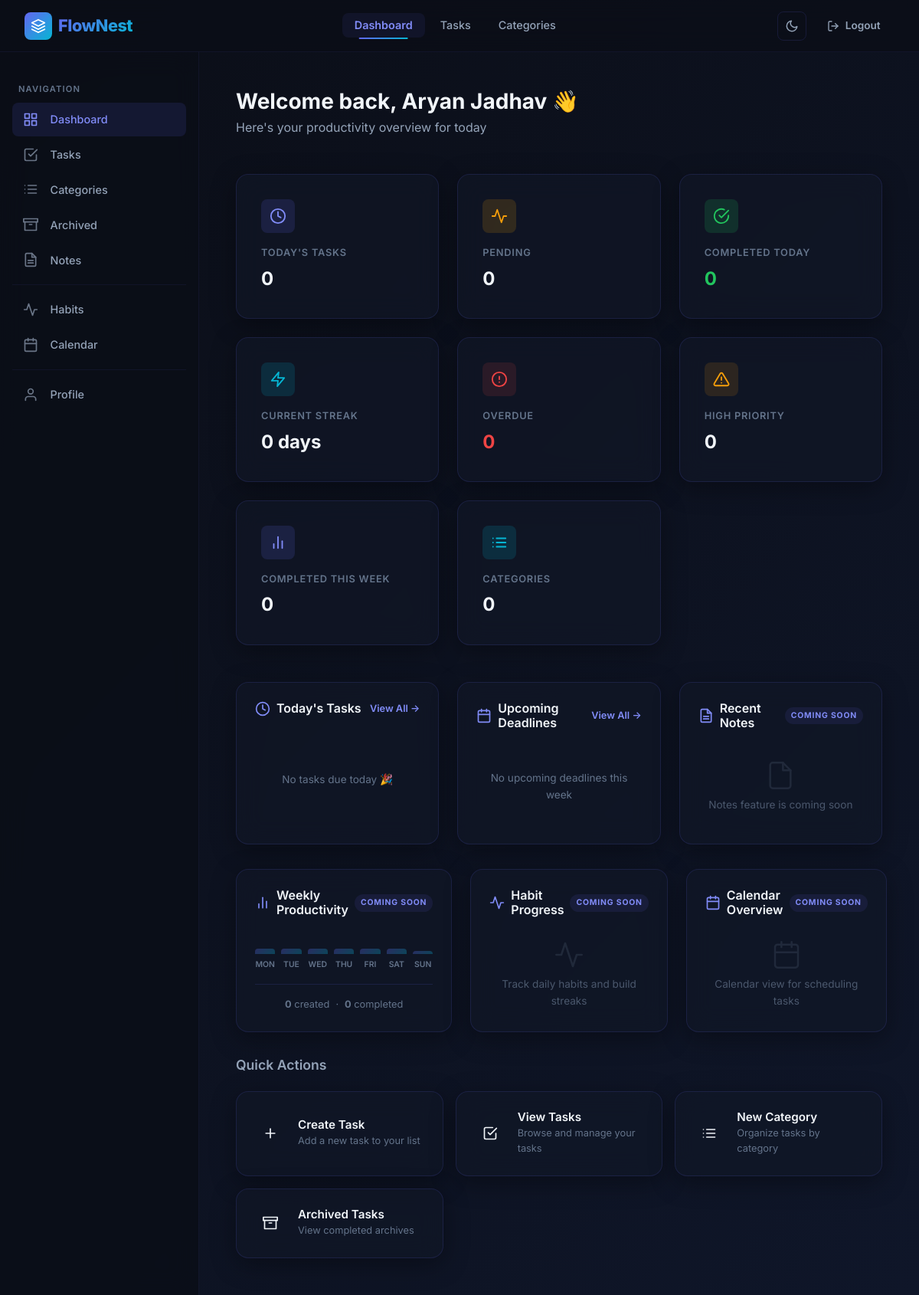
/dashboard/ (signed in), run on an earlier commit of the app's database.
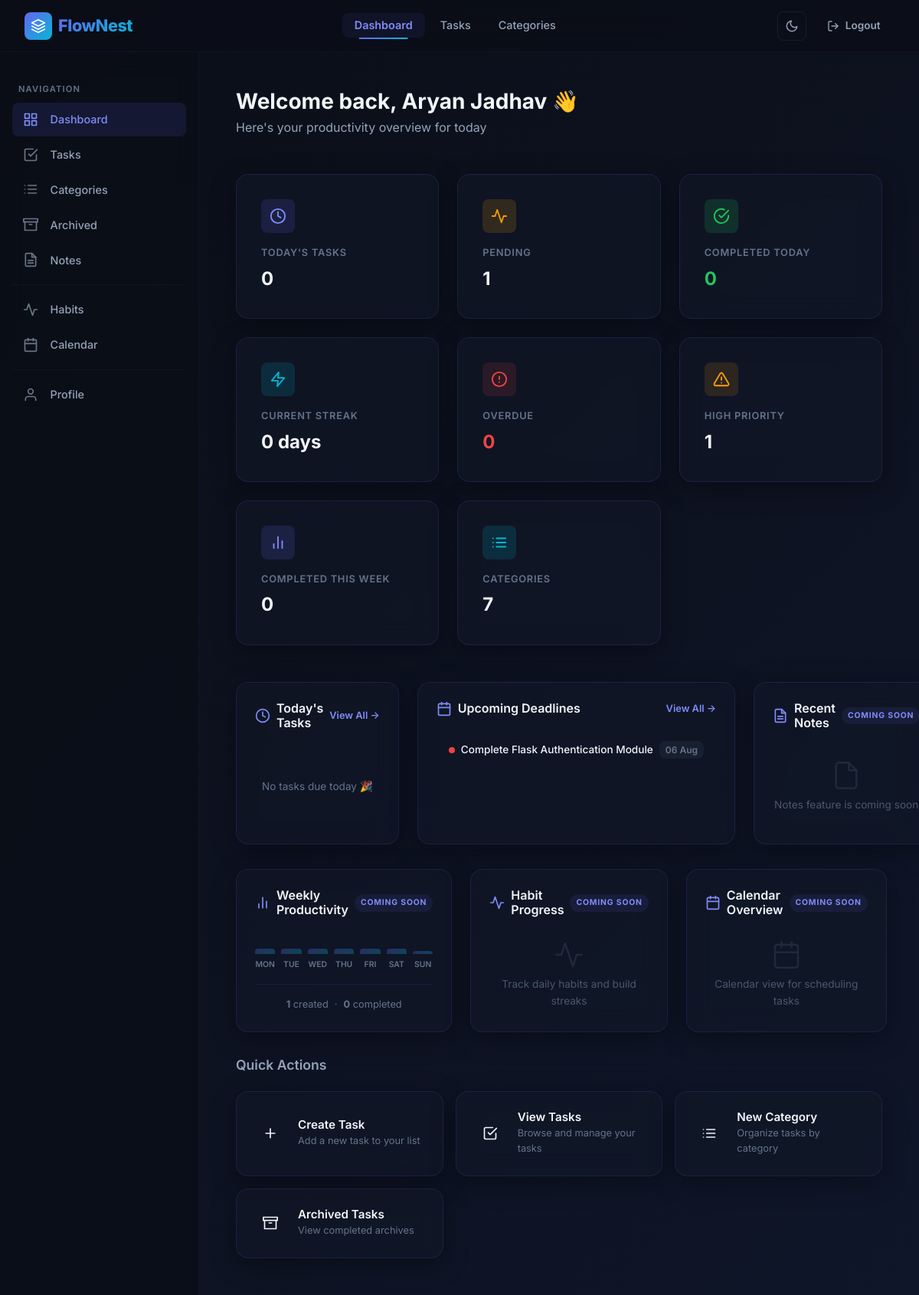
And on a later commit of the database.
### app/models.py (models this page shows, shortened)
class Task(db.Model):
    __tablename__ = "tasks"
    id = db.Column(db.Integer, primary_key=True)
    title = db.Column(db.String(200), nullable=False)
    description = db.Column(db.Text, nullable=True)
    priority = db.Column(db.String(20), default="Medium")
    status = db.Column(db.String(20), default="Pending")
    deadline = db.Column(db.Date, nullable=True)
    reminder = db.Column(db.DateTime, nullable=True)
    attachment = db.Column(db.String(255), nullable=True)
    created_at = db.Column(
        db.DateTime,
        default=datetime.utcnow
    )
    updated_at = db.Column(
        db.DateTime,
        default=datetime.utcnow,
        onupdate=datetime.utcnow
    )
    reminder_sent = db.Column(
    db.Boolean,
    default=False
    )
    user_id = db.Column(
        db.Integer,
        db.ForeignKey("users.id"),
        nullable=False
    )
    category_id = db.Column(
        db.Integer,
        db.ForeignKey("categories.id"),
        nullable=True
    )
    user = db.relationship(
    "User",
    back_populates="tasks"
    )
    category = db.relationship(
    "Category",
    back_populates="tasks"
    )

### app/routes/dashboard.py (the view)
@dashboard.route("/")
@login_required
def home():
    today = date.today()
    now = datetime.utcnow()
    week_start = today - timedelta(days=today.weekday())  # Monday
    user_tasks = Task.query.filter_by(user_id=current_user.id)
    todays_tasks = user_tasks.filter(
        Task.deadline == today,
        Task.status != "Archived"
    ).all()
    pending_count = user_tasks.filter(
        Task.status == "Pending"
    ).count()
    completed_today = user_tasks.filter(
        Task.status == "Completed",
        func.date(Task.updated_at) == today
    ).count()
    total_tasks = user_tasks.filter(
        Task.status != "Archived"
    ).count()
    categories_count = Category.query.filter_by(
        user_id=current_user.id
    ).count()
    overdue_count = user_tasks.filter(
        Task.deadline < today,
        Task.status == "Pending"
    ).count()
    completed_this_week = user_tasks.filter(
        Task.status == "Completed",
        func.date(Task.updated_at) >= week_start
    ).count()
    created_this_week = user_tasks.filter(
        func.date(Task.created_at) >= week_start
    ).count()
    streak = 0
    check_date = today
    for _ in range(365):  # max 1 year lookback
        day_completed = user_tasks.filter(
            Task.status == "Completed",
            func.date(Task.updated_at) == check_date
        ).count()
        if day_completed > 0:
            streak += 1
            check_date -= timedelta(days=1)
        else:
            break
    upcoming_deadlines = user_tasks.filter(
        Task.deadline > today,
        Task.deadline <= today + timedelta(days=7),
        Task.status == "Pending"
    ).order_by(Task.deadline.asc()).limit(5).all()
    high_priority_pending = user_tasks.filter(
        Task.priority == "High",
        Task.status == "Pending"
    ).count()
    return render_template(
        "dashboard/dashboard.html",
        todays_tasks=todays_tasks,
        pending_count=pending_count,
        completed_today=completed_today,
        total_tasks=total_tasks,
        categories_count=categories_count,
        overdue_count=overdue_count,
        completed_this_week=completed_this_week,
        created_this_week=created_this_week,
        streak=streak,
        upcoming_deadlines=upcoming_deadlines,
        high_priority_pending=high_priority_pending,
        today=today
    )

### app/extensions.py (called while the page is built)
@login_manager.user_loader
def load_user(user_id):
    from app.models import User
    return User.query.get(int(user_id))

### app/templates/dashboard/dashboard.html (shortened to what the changed rows need)
{% extends "base.html" %}
{% block content %}
<div class="page-wrapper with-sidebar">
    <div class="page-content">
        <div class="dashboard-header fade-in">
            <h1>Welcome back, {{ current_user.username }} 👋</h1>
        </div>
        <div class="stats-grid">
            <div class="glass-card stat-card fade-in fade-in-delay-2">
                <div class="stat-icon icon-amber">
                    <svg viewBox="0 0 24 24" fill="none" stroke="currentColor" stroke-width="2" stroke-linecap="round" stroke-linejoin="round">
                        <polyline points="22 12 18 12 15 21 9 3 6 12 2 12"></polyline>
                    </svg>
                </div>
                <div class="stat-label">Pending</div>
                <div class="stat-value">{{ pending_count }}</div>
            </div>
            <div class="glass-card stat-card fade-in fade-in-delay-2">
                <div class="stat-icon" style="background: rgba(245, 158, 11, 0.12); color: var(--warning);">
                </div>
                <div class="stat-label">High Priority</div>
                <div class="stat-value">{{ high_priority_pending }}</div>
            </div>
            <div class="glass-card stat-card fade-in fade-in-delay-4">
                <div class="stat-icon icon-cyan">
                </div>
                <div class="stat-label">Categories</div>
                <div class="stat-value">{{ categories_count }}</div>
            </div>
        </div>
        <div class="dashboard-widgets">
            <div class="glass-card no-hover dashboard-widget fade-in fade-in-delay-2">
                {% if upcoming_deadlines %}
                <div class="widget-list">
                    {% for task in upcoming_deadlines %}
                    <div class="widget-list-item">
                        <div class="widget-list-item-left">
                            <span class="priority-indicator priority-indicator-{{ task.priority|lower }}"></span>
                            <a href="{{ url_for('tasks.view_task', task_id=task.id) }}" class="widget-task-title">{{ task.title }}</a>
                        </div>
                        <span class="widget-date">
                            {{ task.deadline.strftime("%d %b") }}
                        </span>
                    </div>
                    {% endfor %}
                </div>
                {% else %}
                <div class="widget-empty">
                    <p>No upcoming deadlines this week</p>
                </div>
                {% endif %}
            </div>
        </div>
        <div class="dashboard-placeholders">
            <div class="glass-card no-hover dashboard-placeholder fade-in fade-in-delay-1">
                <div class="placeholder-summary">
                    <span><strong>{{ created_this_week }}</strong> created</span>
                </div>
            </div>
        </div>
    </div>
</div>
{% endblock %}

What changed in the data, as far as the page shows it:
added Task: title "Complete Flask Authentication Module", deadline "06 Aug"
Also different on the page:
{{ pending_count }}: "0" → "1"
{{ high_priority_pending }}: "0" → "1"
{{ categories_count }}: "0" → "7"
{{ created_this_week }}: "0" → "1"
text no longer shown: "No upcoming deadlines this week"
